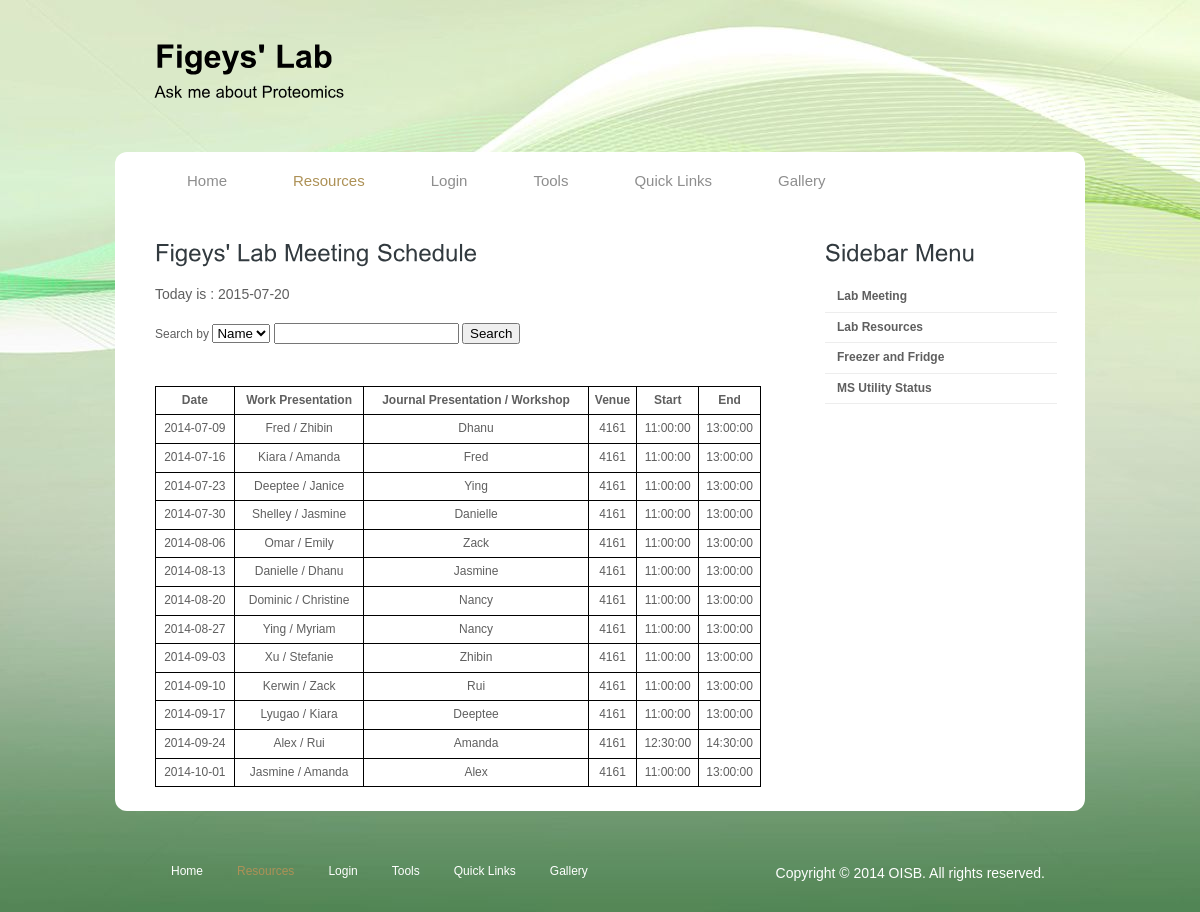
Screenshot of /fullmeeting.php with the database file from the repository.
### tables this page shows
CREATE TABLE IF NOT EXISTS `meeting` (
  `Id_M` int(11) NOT NULL AUTO_INCREMENT,
  `Date` date DEFAULT NULL,
  `WorkPrst` varchar(100) DEFAULT NULL,
  `JnoPrstWorkshop` varchar(100) DEFAULT NULL,
  `Venue` varchar(30) DEFAULT NULL,
  `StartTime` time DEFAULT NULL,
  `EndTime` time DEFAULT NULL,
  PRIMARY KEY (`Id_M`)
);

### fullmeeting.php (the view, shortened to what this page needs)
<!DOCTYPE html PUBLIC "-//W3C//DTD XHTML 1.0 Transitional//EN" "http://www.w3.org/TR/xhtml1/DTD/xhtml1-transitional.dtd">
<html xmlns="http://www.w3.org/1999/xhtml">
<head>
<link href="style.css" rel="stylesheet" type="text/css" />
</head>
<body>
<div class="main">
  <div class="header">
    <div class="header_resize">
      <div class="logo"><h1><span>Figeys' Lab</span> <a href="http://www.oisb.ca/" target="_blank"> <small>Ask me about Proteomics</small></a></h1></div>
      <div class="menu_nav">
        <ul>
          <li><a href="index.php">Home</a></li>
          <li class="active"><a href="workshop.html">Resources</a></li>
          <li><a href="personal.php">Login</a></li>
          <li><a href="tools.html">Tools</a></li>
          <li><a href="about.html">Quick Links</a></li>
          <li><a href="gallery.php">Gallery</a></li>
        </ul>
      </div>
    </div>
  </div>
  <div class="content">
    <div class="content_resize">
      <div class="mainbar">
        <div class="article">
          <h2>Figeys' Lab Meeting Schedule  </h2><div class="clr"></div>
			<form id="quriyform" action="fullmeeting2.php" method="POST" >
				<?php
				echo "<p id='today'>Today is : ";
				echo date('Y-m-d');
				echo "</p>";
				?>
					Search by  <select id="searchType" onchange="changeForm()">
					<option value="byName">Name</option>
					</select>
					<input id="searchForm"  name="searchForm2" type="text" />
					<input id="btnSearch" type="Submit" value="Search"/>
		</form> </div>
		        <div class="meeting">
	<div id="Content_Meeting">
	<?php search(); ?>
	</div>
	<?php
		function search()
		{
			$result = mysql_query("SELECT * FROM meeting order by Date ASC");
			echo "<table id='schedule'>
			<tr>
			<th>Date</th>
			<th>Work Presentation</th>
			<th>Journal Presentation / Workshop</th>
			<th>Venue</th>
			<th>Start</th>
			<th>End</th>
			</tr>";
			while($row = mysql_fetch_array($result))
			  {
			  echo "<tr>";
			  echo "<td>" . $row['Date'] . "</td>";
			  echo "<td>" . $row['WorkPrst'] . "</td>";
			  echo "<td>" . $row['JnoPrstWorkshop'] . "</td>";
			  echo "<td>" . $row['Venue'] . "</td>";
			  echo "<td>" . $row['StartTime'] . "</td>";
			  echo "<td>" . $row['EndTime'] . "</td>";
			  echo "</tr>";
			  }
			echo "</table>";
		}
	?>
        </div>
      </div>
      <div class="sidebar">
        <div class="gadget">
          <h2 class="star"><span>Sidebar</span> Menu</h2><div class="clr"></div>
          <ul class="sb_menu">
            <li><a href="meeting.php"><strong>Lab Meeting</strong></a></li>
            <li><a href="resources.php"><strong>Lab Resources</strong></a></li>
            <li><a href="fridge.php"><strong>Freezer and Fridge</strong></a></li>
            <li><a href="msstatus.php"><strong>MS Utility Status</strong></a></li>
          </ul>
        </div>
      </div>
    </div>
  </div>
  <div class="footer">
    <div class="footer_resize">
      <p class="lf">Copyright © <a href="#">2014 OISB</a>. All rights reserved.</p>
      <ul class="fmenu">
          <li><a href="index.php">Home</a></li>
          <li class="active"><a href="workshop.html">Resources</a></li>
          <li><a href="personal.php">Login</a></li>
          <li><a href="tools.html">Tools</a></li>
          <li><a href="about.html">Quick Links</a></li>
          <li><a href="gallery.php">Gallery</a></li>
      </ul>
    </div>
  </div>
</div>
</body>
</html>

### style.css (style rules this page uses)
body { margin:0; padding:0; width:100%; color:#5f5f5f; font:normal 12px/1.8em Arial, Helvetica, sans-serif; }
html, .main { padding:0; margin:0; background-color:#d1d0c6; background-image:url('images/bg.jpg');background-repeat:no-repeat;background-attachment:fixed;background-position-x: 50%; }
.logo { padding:0 0 0 40px; float:left; width:auto; }
h1 { margin:0; padding:42px 0; color:#000; font:normal 32px/1.2em Arial, Helvetica, sans-serif; letter-spacing:normal; }
h1 a, h1 a:hover { color:#000; text-decoration:none; }
h1 span { color:#000; font-weight:bold; }
h1 small { display:block; padding:10px 0; font:normal 16px/1.2em Arial, Helvetica, sans-serif; letter-spacing:normal; }
h2 { font:normal 24px Arial, Helvetica, sans-serif; padding:8px 0; margin:8px 0; color:#323a3f; }
p { margin:8px 0; padding:0 0 8px 0; font:normal 14px/1.8em Arial, Helvetica, sans-serif; }
a { color:#ad9156; text-decoration:underline; }
a:link { text-decoration:none; }
.header, .content, .menu_nav, .fbg, .footer, form, ol, ol li, ul, .content .mainbar, .content .sidebar { margin:0; padding:0; }
.header { no-repeat center top; }
.header_resize { margin:0 auto; padding:0; width:970px; }
.menu_nav { margin:0; padding:0; background:#fff url(images/menu.gif) repeat-x top; height:58px; }
.menu_nav { border-top-left-radius:12px; -moz-border-radius-topleft:12px; -webkit-border-top-left-radius:12px; border-top-right-radius:12px; -moz-border-radius-topright:12px; -webkit-border-top-right-radius:12px; }
.menu_nav ul { list-style:none; float:left; padding-left:40px; background:url(images/menu_sep.gif) no-repeat 38px top; }
.menu_nav ul li { margin:0; padding:0 2px 0 0; float:left; background:url(images/menu_sep.gif) no-repeat right top; }
.menu_nav ul li a { display:block; margin:0; padding:18px 32px; color:#8e8e8e; text-decoration:none; font-size:15px; }
.menu_nav ul li.active a, .menu_nav ul li a:hover { background-color:#fff; color:#ad9156; }
.content { padding-bottom:24px; }
.content_resize { margin:0 auto; padding:0; width:970px; background-color:#fff; }
.content_resize { border-bottom-left-radius:12px; -moz-border-radius-bottomleft:12px; -webkit-border-bottom-left-radius:12px; border-bottom-right-radius:12px; -moz-border-radius-bottomright:12px; -webkit-border-bottom-right-radius:12px; }
.content .mainbar { margin:0; padding:0; float:left; width:670px; }
.content .mainbar .article, .content .mainbar .meeting { margin:0; padding:16px 24px 24px 40px; }
.content .sidebar { padding:0; float:right; width:300px; }
.content .sidebar .gadget { margin:0; padding:16px 16px 24px 40px; }
ul.sb_menu, ul.ex_menu { margin:0; padding:0; list-style:none; color:#959595; }
ul.sb_menu li, ul.ex_menu li { margin:0; border-bottom:1px solid #ededed; }
ul.sb_menu li { padding:4px 0 4px 12px; width:220px; }
ul.sb_menu li a, ul.ex_menu li a { color:#5f5f5f; text-decoration:none; margin-left:-12px; padding-left:12px; }
#schedule { border:1px solid black; width:100%; border-collapse:collapse; font:normal 12px/1.8em Arial, Helvetica, sans-serif; }
td, th { border:1px solid black; text-align:center; padding:3px; }
.footer_resize { margin:0 auto; padding:24px 40px; width:890px; }
.footer p.lf { margin:0; padding:4px 0; float:right; width:auto; line-height:1.5em; color:#fff; }
.footer p.lf a { color:#fff; }
ul.fmenu { margin:0; padding:2px 0; list-style:none; float:left; width:auto; }
ul.fmenu li { margin:0; padding:0 2px 0 0; float:left; }
ul.fmenu li a { color:#fff; text-decoration:none; padding:30px 16px 16px; }
ul.fmenu li a:hover, ul.fmenu li.active a { color:#ad9156; }

### rows the page displays
meeting: Date "2014-07-09", WorkPrst "Fred / Zhibin", JnoPrstWorkshop "Dhanu", Venue "4161", StartTime "11:00:00", EndTime "13:00:00"
meeting: Date "2014-07-16", WorkPrst "Kiara / Amanda", JnoPrstWorkshop "Fred", Venue "4161", StartTime "11:00:00", EndTime "13:00:00"
meeting: Date "2014-07-23", WorkPrst "Deeptee / Janice", JnoPrstWorkshop "Ying", Venue "4161", StartTime "11:00:00", EndTime "13:00:00"
meeting: Date "2014-07-30", WorkPrst "Shelley / Jasmine", JnoPrstWorkshop "Danielle", Venue "4161", StartTime "11:00:00", EndTime "13:00:00"
meeting: Date "2014-08-06", WorkPrst "Omar / Emily", JnoPrstWorkshop "Zack", Venue "4161", StartTime "11:00:00", EndTime "13:00:00"
meeting: Date "2014-08-13", WorkPrst "Danielle / Dhanu", JnoPrstWorkshop "Jasmine", Venue "4161", StartTime "11:00:00", EndTime "13:00:00"
meeting: Date "2014-08-20", WorkPrst "Dominic / Christine", JnoPrstWorkshop "Nancy", Venue "4161", StartTime "11:00:00", EndTime "13:00:00"
meeting: Date "2014-08-27", WorkPrst "Ying / Myriam", JnoPrstWorkshop "Nancy", Venue "4161", StartTime "11:00:00", EndTime "13:00:00"
meeting: Date "2014-09-03", WorkPrst "Xu / Stefanie", JnoPrstWorkshop "Zhibin", Venue "4161", StartTime "11:00:00", EndTime "13:00:00"
meeting: Date "2014-09-10", WorkPrst "Kerwin / Zack", JnoPrstWorkshop "Rui", Venue "4161", StartTime "11:00:00", EndTime "13:00:00"
meeting: Date "2014-09-17", WorkPrst "Lyugao / Kiara", JnoPrstWorkshop "Deeptee", Venue "4161", StartTime "11:00:00", EndTime "13:00:00"
meeting: Date "2014-09-24", WorkPrst "Alex / Rui", JnoPrstWorkshop "Amanda", Venue "4161", StartTime "12:30:00", EndTime "14:30:00"
meeting: Date "2014-10-01", WorkPrst "Jasmine / Amanda", JnoPrstWorkshop "Alex", Venue "4161", StartTime "11:00:00", EndTime "13:00:00"
